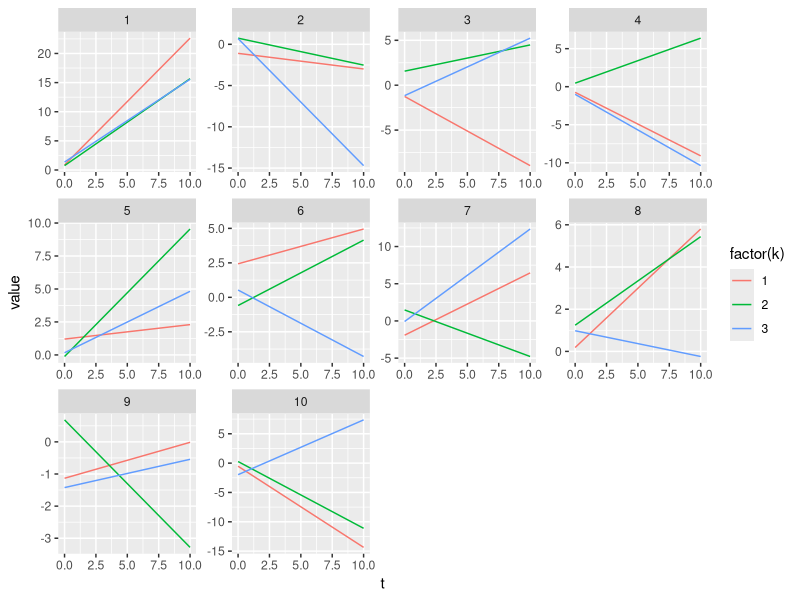
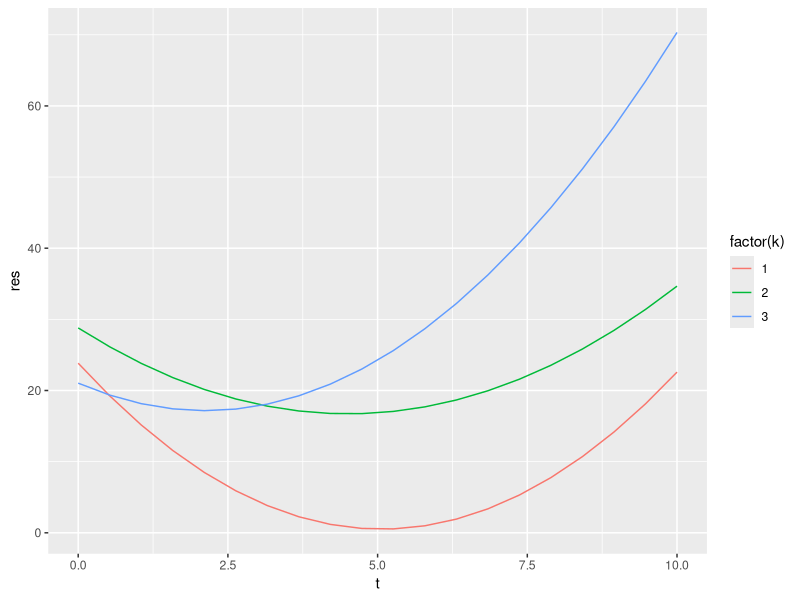
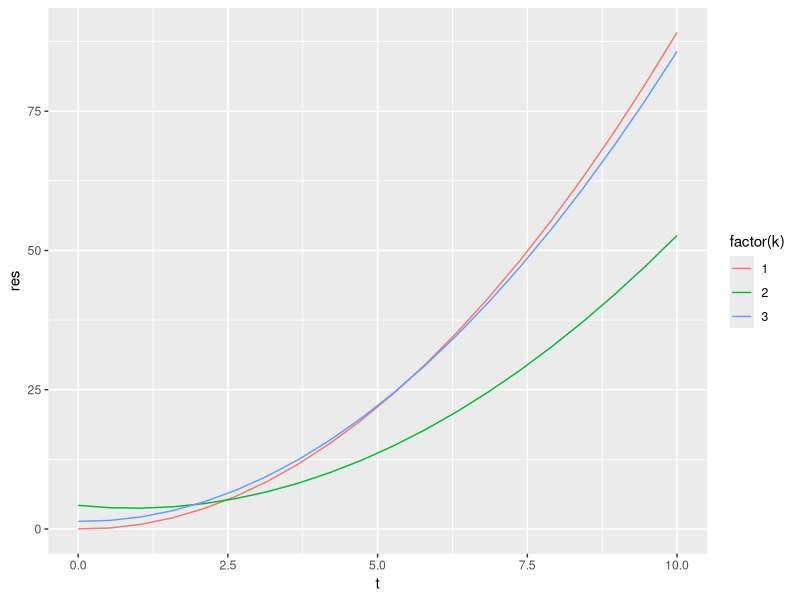
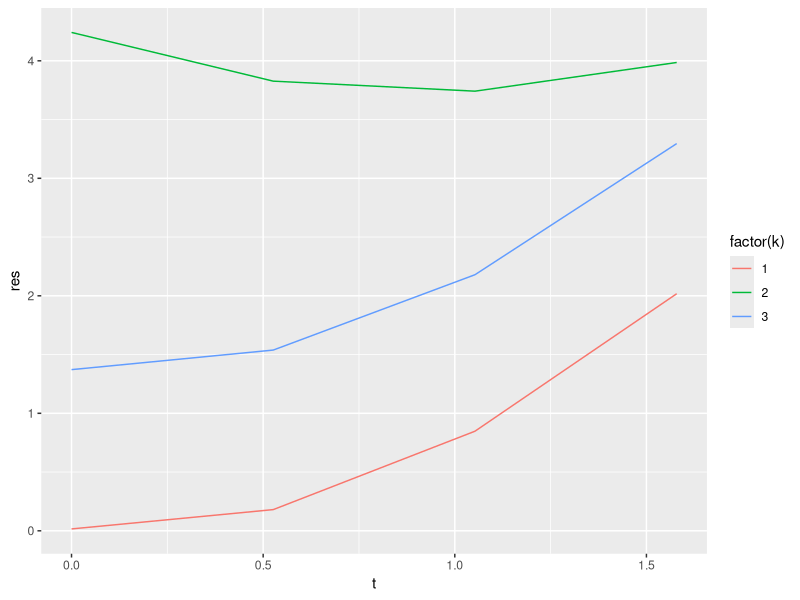

These charts were generated, in order, by the following R code:
	library(dplyr)
	library(ggplot2)
	#  simulation one 
	# all the g's are lines 

	# set the levels for k and m
	klevel = 3
	mlevel = 10
	# set the upper limit for t 
	xlimt = 10
	# generate a data.frame with slope and intercept for each k and m level 
	data_km = expand.grid(k=1:klevel,m=1:mlevel)
	data_km$a = rnorm(nrow(data_km))
	data_km$b= rnorm(nrow(data_km))


	# I create a data frame in order to plot all the g functions for each m 

	flim = function(data){
	t = seq(0,xlimt,len=1000) # eval each line at 1000 equal spaced time points 
	data.frame(value = data$a*t+data$b,t=t)
	}
	library(ggplot2)
	limd = data_km%>%dplyr::group_by(m,k)%>%do(flim(.))%>%data.frame
	ggplot(limd)+geom_line(aes(x=t,y=value,color=factor(k)))+facet_wrap(~m, scales="free")

	## set the true value for k and t 
	ttrue = 5
	ktrue = 1
	sigma_noise = 1

	# fytrue is a function with input as the true k and t and output the true value of y
	fytrue= function(ttrue,ktrue){
	temp = data_km%>%dplyr::filter(k==ktrue)
	temp$a*ttrue+temp$b
	}

	# obtain the observed value of y with some noise 
	yobs = fytrue(ttrue,ktrue)+rnorm(length(mlevel), sd=sigma_noise)

	# loss function with input as any t and k and output as the square differences between the observed and fitted value (a length of m vector)

	loss = function(y,t,k){
		
		(y-fytrue(t,k))^2

	}

	##  losst give the mean square differences or errors
	losst = function(t,k) {
		mean((loss(yobs,t,k)))
	}

	## we can evaluate the loss function surface

	settings = expand.grid(t=seq(0,10,len=20), k=1:3)
	res = mapply(t=settings$t,k=settings$k, losst)
	settings$res = res

	head(settings)
	ggplot(settings,aes(x=t,group=factor(k),color=factor(k),y=res))+geom_line()

	#  given a different value of t 
	ttrue = 0.1
	ktrue = 1
	yobs  = fytrue(ttrue,ktrue)+rnorm(length(mlevel))
	res = mapply(t=settings$t,k=settings$k, losst)
	settings$res = res
	ggplot(settings,aes(x=t,group=factor(k),color=factor(k),y=res))+geom_line()
	ggplot(settings%>%dplyr::filter(t<2),aes(x=t,group=factor(k),color=factor(k),y=res))+geom_line()


